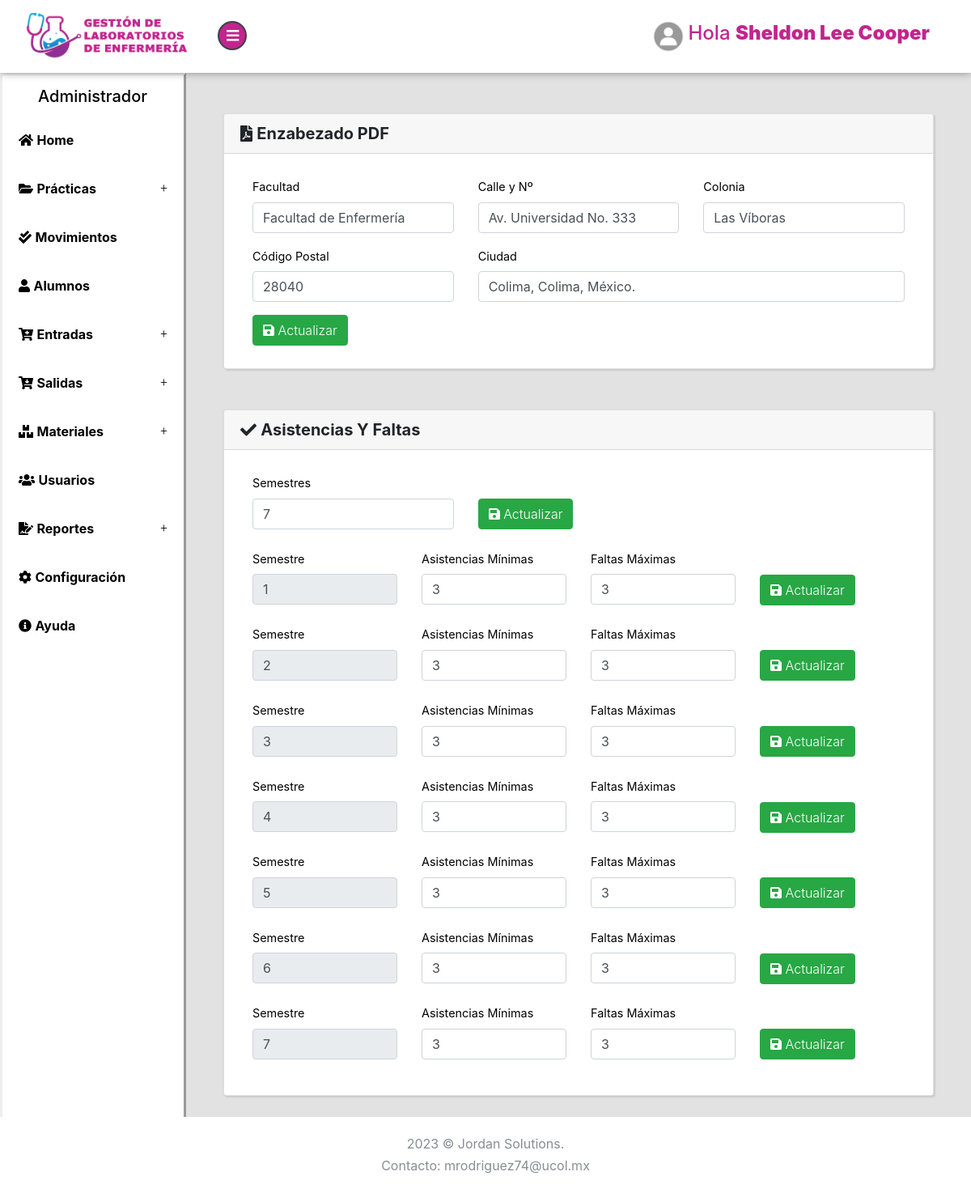
Screenshot of /Configuracion/Listar (signed in) with the database file from the repository.
### tables this page shows
CREATE TABLE `configuracion` (
  `id` int(11) NOT NULL,
  `facultad` varchar(200) NOT NULL,
  `calle` varchar(200) NOT NULL,
  `colonia` varchar(200) NOT NULL,
  `cp` int(11) NOT NULL,
  `ciudad` varchar(200) NOT NULL,
  `semestres` int(2) NOT NULL
);

CREATE TABLE `configsemestre` (
  `id` int(11) NOT NULL,
  `aminimas` int(2) NOT NULL,
  `fmaximas` int(2) NOT NULL
);

### Libraries/Core/Views.php (called while the page is built)
<?php
class Views{
    function getView($controller, $view, $alert="", $data1 = "", $data2 = "", $data3 = "", $data4 = "", $data5 = "")
    {
        $controller = get_class($controller);
        if ($controller == "Login") {
            $view = "Views/".$view.".php";
        }else{
            $view = "Views/" . $controller . "/" . $view . ".php";
        }
        require_once($view);
    }
}
?>

### Controller/Configuracion.php (called while the page is built, shortened)
<?php
class Configuracion extends Controllers{
    public function Listar()
    {
        $data1 = $this->model->selectConfiguracion();
        $data2 = $this->model->selectConfiguracionA();
        $this->views->getView($this, "Listar", "", $data1, $data2);
    }
}
?>

### index.php (called while the page is built, shortened)
<?php
require_once("Helpers/Helpers.php");
require_once("Libraries/Core/Load.php");
?>

### Helpers/Helpers.php (called while the page is built, shortened)
<?php
function base_url()
{
    return BASE_URL;
}
?>

### Libraries/Core/Mysql.php (called while the page is built, shortened)
<?php
class Mysql extends Conexion{
    private $conexion;
    function __construct()
    {
        $this->conexion = new Conexion();
        $this->conexion = $this->conexion->conect();
    }
    public function select(string $query){
        $this->strquery = $query;
        $result = $this->conexion->prepare($this->strquery);
        $result->execute();
        $data = $result->fetch(PDO::FETCH_ASSOC);
        return $data;
    }
    public function select_all(string $query){
        $this->strquery = $query;
        $result = $this->conexion->prepare($this->strquery);
        $result->execute();
        $data = $result->fetchall(PDO::FETCH_ASSOC);
        return $data;
    }
}
?>

### Libraries/Core/Conexion.php (called while the page is built)
<?php
class Conexion{
    private $conect;
    public function __construct()
    {
      $conexion = "mysql:host=".HOST.";dbname=".BD.";.CHARSET.";
      try {
          $this->conect = new PDO($conexion, DB_USER, PASS);
          $this->conect->setAttribute(PDO::ATTR_ERRMODE, PDO::ERRMODE_EXCEPTION);
      } catch (PDOException $e) {
          $this->conect = "Error en la conexion";
          echo "Error: " . $e->getMessage();
      }
    }
    public function conect()
    {
        return $this->conect;
    }
}
?>

### Models/ConfiguracionModel.php (called while the page is built, shortened)
<?php
class ConfiguracionModel extends Mysql{
    public function selectConfiguracion()
    {
        $sql = "SELECT * FROM configuracion";
        $res = $this->select($sql);
        return $res;
    }
    public function selectConfiguracionA()
    {
        $sql = "SELECT * FROM configsemestre";
        $res = $this->select_all($sql);
        return $res;
    }
}
?>

### Views/Configuracion/Listar.php (the view, shortened to what this page needs)
<?php if($_SESSION['rol'] <= 1){ ?>
<div class="page-content2">
    <section>
        <div class="card container-fluid2 text-center">
            <div class="card-header"><i class="fas fa-exclamation-circle"></i> ERROR</div>
            <div class="card-body">
                <img src="../Assets/img/unicornio.png" style="height: 400px; ">
                <h5 class="card-title">Error: No tienes acceso a esta página.</h5>
            </div>
            <div class="card-footer text-muted">
              <a href="<?php echo base_url() ?>Dashboard/Alumnos" class="btn btn-primary">Ir al inicio</a>
            </div>
        </div>
    </section>
</div>
<?php }  else { ?>
<div class="page-content">
    <section>
        <div class="card container-fluid2">
            <h5 class="card-header"><i class="fas fa-file-pdf"></i> <strong>Enzabezado PDF</strong></h5>
            <div class="card-body">
                <div class="container-fluid ">
                    <div class="row">
                        <div class="col-lg-12 mt-2">
                            <form action="<?php echo base_url(); ?>/Configuracion/actualizar" method="post">
                                <div class="row">
                                    <div class="col-lg-4">
                                        <div class="form-group">
                                            <label for="facultad">Facultad</label>
                                            <input id="facultad" class="form-control" type="text" name="facultad" value="<?php echo $data1['facultad']; ?>">
                                        </div>
                                    </div>
                                    <div class="col-lg-4">
                                        <div class="form-group">
                                            <label for="calle">Calle y Nº</label>
                                            <input id="calle" class="form-control" type="text" name="calle" value="<?php echo $data1['calle']; ?>">
                                        </div>
                                    </div>
                                    <div class="col-lg-4">
                                        <div class="form-group">
                                            <label for="colonia">Colonia</label>
                                            <input id="colonia" class="form-control" type="text" name="colonia" value="<?php echo $data1['colonia']; ?>">
                                        </div>
                                    </div>
                                    <div class="col-lg-4">
                                        <div class="form-group">
                                            <label for="cp">Código Postal</label>
                                            <input id="cp" class="form-control" type="number" name="cp" value="<?php echo $data1['cp']; ?>">
                                        </div>
                                    </div>
                                    <div class="col-lg-8">
                                        <div class="form-group">
                                            <label for="ciudad">Ciudad</label>
                                            <input id="ciudad" class="form-control" type="text" name="ciudad" value="<?php echo $data1['ciudad']; ?>">
                                        </div>
                                    </div>
                                </div>
                                <div class="row">
                                    <div class="col-lg-8 mb-2">
                                        <button class="btn btn-success" type="submit"><i class="fas fa-save"></i> Actualizar</button>
                                    </div>
                                    <div class="col-lg-4">
                                    </div>
                                </div>
                            </form>
                        </div>
                    </div>
                </div>
            </div>
        </div>
        <div class="card container-fluid2">
            <h5 class="card-header"><i class="fas fa-check"></i> <strong>Asistencias Y Faltas</strong></h5>
            <div class="card-body">
                <div class="container-fluid ">
                    <div class="row">
                        <div class="col-lg-12 mt-2">
                            <form action="<?php echo base_url(); ?>/Configuracion/actualizarA" method="post">
                                <div class="row">
                                    <div class="col-lg-4 mb-2">
                                        <div class="form-group">
                                            <label for="semestres">Semestres</label>
                                            <input id="semestres" min="1" class="form-control" type="number" name="semestres" value="<?php echo $data1['semestres']; ?>">
                                        </div>
                                    </div>
                                    <div class="col-lg-4 mb-2">
                                        <br>
                                        <button class="btn btn-success" style="margin-top: 8px;" type="submit"><i class="fas fa-save"></i> Actualizar</button>
                                    </div>
                                    <div class="col-lg-4">
                                    </div>
                                </div>
                            </form>
                            <?php foreach ($data2 as $da) { ?>
                                <form action="<?php echo base_url(); ?>/Configuracion/ActSemestre" method="post">
                                    <div class="row">
                                        <div class="col-lg-3 mb-2">
                                            <div class="form-group">
                                                <label for="semestre">Semestre</label>
                                                <input id="semestre" class="form-control" type="number" name="semestre" value="<?php echo $da['id']; ?>" disabled>
                                            </div>
                                        </div>
                                        <div class="col-lg-3 mb-2">
                                            <div class="form-group">
                                                <label for="aminimas">Asistencias Mínimas</label>
                                                <input id="aminimas" min="0" class="form-control" type="number" name="aminimas" value="<?php echo $da['aminimas']; ?>">
                                            </div>
                                        </div>
                                        <div class="col-lg-3 mb-2">
                                            <div class="form-group">
                                                <label for="fmaximas">Faltas Máximas</label>
                                                <input id="fmaximas" min="0" class="form-control" type="number" name="fmaximas" value="<?php echo $da['fmaximas']; ?>">
                                            </div>
                                        </div>
                                        <div class="col-lg-3 mb-2">
                                            <br>
                                            <button class="btn btn-success" style="margin-top: 8px;" type="submit"><i class="fas fa-save"></i> Actualizar</button>
                                        </div>
                                    </div>
                                </form>
                            <?php } ?>
                        </div>
                    </div>
                </div>
            </div>
        </div>
    </section>
</div>
<?php } ?>

### Assets/css/style.default.css (style rules this page uses)
:root { --blue: #15c2e9; --graylight: #e2e2e2; --grayheader: #F7F7F7; --lavanda: #c2258e; --lavanda2: #d771b6; --lavanda3: #edbedd; --black: #000; --white: #fff; }
body { position: relative; }
section { padding: 0 1rem; }
button { cursor: pointer; }
i, span, strong { display: inline-block; }
input { outline: none; }
.card { margin-bottom: 30px; -webkit-box-shadow: 2px 2px 2px rgba(0, 0, 0, 0.1), -1px 0 2px rgba(0, 0, 0, 0.05); box-shadow: 2px 2px 2px rgba(0, 0, 0, 0.1), -1px 0 2px rgba(0, 0, 0, 0.05); }
.page-content { position: relative; background: var(--graylight); min-height: 100vh; width: calc(100% - 230px); padding: 0; padding-bottom: 70px; }
.form-control { height: calc(2.4rem + 2px); border: 1px solid #444951; background: transparent; border-radius: 0; color: #979a9f; padding: 0.45rem 0.75rem; }
.form-control:disabled, .form-control[readonly] { background: #444951; }
button, input[type="submit"] { cursor: pointer; font-family: inherit; font-weight: 300 !important; }
form label { font-size: 0.9rem; color: var(--black); }
.btn { font-weight: 400; border: 1px solid transparent; padding: 0.45rem 0.75rem; font-size: 1rem; line-height: 1.5; border-radius: 0.25rem; -webkit-transition: color 0.15s ease-in-out, background-color 0.15s ease-in-out, border-color 0.15s ease-in-out, -webkit-box-shadow 0.15s ease-in-out; transition: color 0.15s ease-in-out, background-color 0.15s ease-in-out, border-color 0.15s ease-in-out, -webkit-box-shadow 0.15s ease-in-out; transition: color 0.15s ease-in-out, background-color 0.15s ease-in-out, border-color 0.15s ease-in-out, box-shadow 0.15s ease-in-out; transition: color 0.15s ease-in-out, background-color 0.15s ease-in-out, border-color 0.15s ease-in-out, box-shadow 0.15s ease-in-out, -webkit-box-shadow 0.15s ease-in-out; }
.btn-success { color: color-yiq(#28a745); background-color: #28a745; border-color: #28a745; }
body { font-family: "Muli", sans-serif; font-size: 1rem; font-weight: 400; line-height: 1.5; color: #8a8d93; background-color: #fff; }
h1, h2, h3, h4, h5, h6, .h1, .h2, .h3, .h4, .h5, .h6 { margin-bottom: 0.5rem; font-family: inherit; font-weight: 700; line-height: 1.2; color: inherit; }
h5, .h5 { font-size: 1.1rem; }
.card { background-color: #2d3035; border: 1px solid #34373d; border-radius: 0; }
.card-body { padding: 1.25rem; }
.card-header { padding: 0.75rem 1.25rem; background-color: rgba(0, 0, 0, 0.03); border-bottom: 1px solid #34373d; }
.card-header:first-child { border-radius: 0 0 0 0; }
.container-fluid2 { margin: 50px 30px; }

### rows the page displays
configuracion: facultad "Facultad de Enfermería", calle "Av. Universidad No. 333", colonia "Las Víboras", cp "28040", ciudad "Colima, Colima, México.", semestres "7"
configsemestre: semestre "1", aminimas "3", fmaximas "3"
configsemestre: semestre "2", aminimas "3", fmaximas "3"
configsemestre: semestre "3", aminimas "3", fmaximas "3"
configsemestre: semestre "4", aminimas "3", fmaximas "3"
configsemestre: semestre "5", aminimas "3", fmaximas "3"
configsemestre: semestre "6", aminimas "3", fmaximas "3"
configsemestre: semestre "7", aminimas "3", fmaximas "3"

### other values shown
$_SESSION['nombre'] "Sheldon Lee Cooper"
